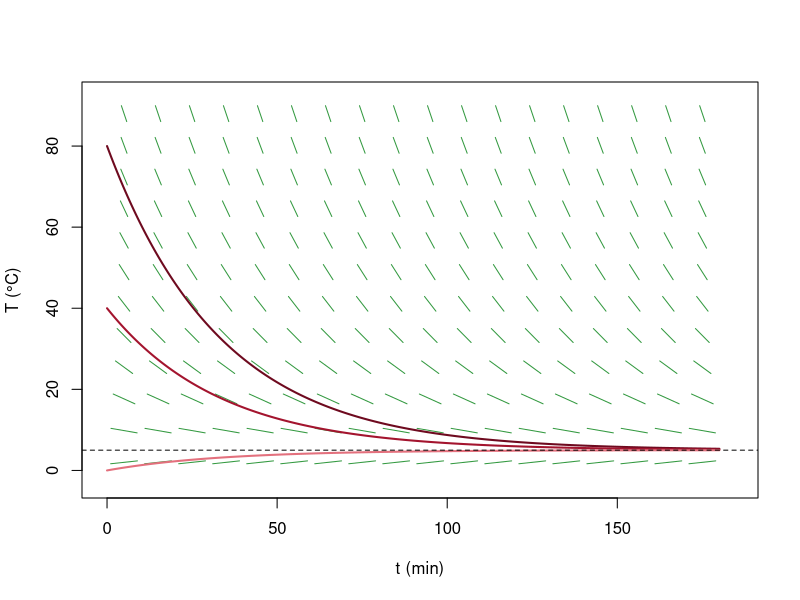

Here is the R script that generated this plot:
# Abb. 3.5: Richtungsfeld der Abkühlung mit einigen Lösungen (Buch, Abschnitt 3.1, Gl. 3.3)
# In jedem Punkt (t, T) zeigt ein kurzer Strich die Steigung dT/dt = 0.03 (5 - T); die Lösungen folgen diesen Steigungen
# (c) 2026 Philipp Kügler · Programm zum Buch „Dynamische Systeme in den Lebenswissenschaften“ · MIT-Lizenz (siehe LICENSE)
k <- 0.03; Tu <- 5
g <- expand.grid(t = seq(5, 175, length.out = 18), T = seq(2, 88, length.out = 12))
S <- k * (Tu - g$T)                      # Steigung dT/dt in jedem Punkt
dt <- 4 / sqrt(1 + (S * 180 / 90)^2)     # Striche gleicher Länge im Bild
plot(NULL, xlim = c(0, 184), ylim = c(-3, 92), xlab = "t (min)", ylab = "T (°C)")
segments(g$t - dt, g$T - S * dt, g$t + dt, g$T + S * dt, col = rgb(0.2, 0.6, 0.25))
tt <- seq(0, 180, length.out = 300)
rot <- c(rgb(0.43, 0.04, 0.12), rgb(0.64, 0.08, 0.18), rgb(0.89, 0.44, 0.49))
T0s <- c(80, 40, 0)
for (i in 1:3) {
  lines(tt, Tu + (T0s[i] - Tu) * exp(-k * tt), col = rot[i], lwd = 2)
  cat(sprintf("T(0) = %2d: T(60) = %.2f\n", T0s[i], Tu + (T0s[i] - Tu) * exp(-60 * k)))
}
abline(h = Tu, lty = 2)
